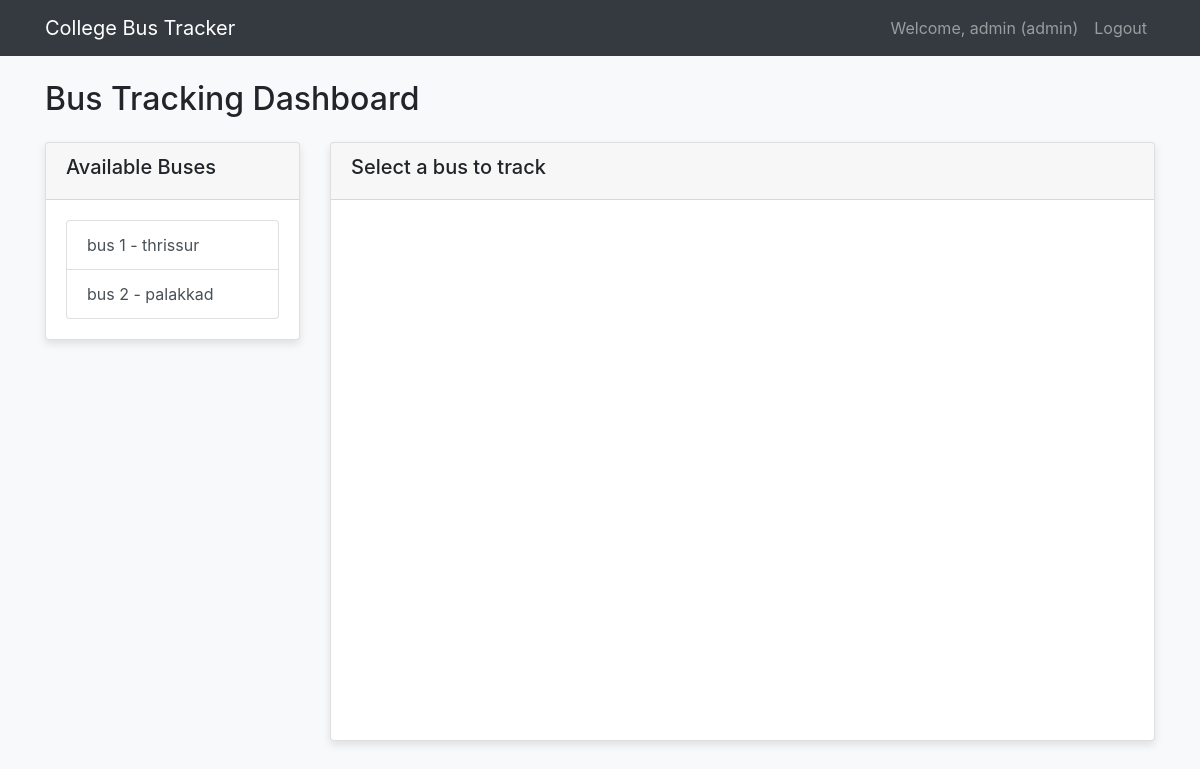
The page /dashboard (signed in) on the database its author committed.
### app.py (models this page shows)
class User(db.Model):
    id = db.Column(db.Integer, primary_key=True)
    username = db.Column(db.String(80), unique=True, nullable=False)
    password = db.Column(db.String(200), nullable=False)
    role = db.Column(db.String(20), nullable=False)  # 'student', 'parent', 'volunteer', 'admin'

class Bus(db.Model):
    id = db.Column(db.Integer, primary_key=True)
    name = db.Column(db.String(50), nullable=False)
    route = db.Column(db.String(100), nullable=False)
    locations = db.relationship('BusLocation', backref='bus', lazy=True)

### app.py (the view)
@app.route('/dashboard')
def dashboard():
    if 'user_id' not in session:
        return redirect(url_for('login'))
    user = User.query.get(session['user_id'])
    buses = Bus.query.all()
    return render_template('dashboard.html', user=user, buses=buses)

### templates/dashboard.html (shortened to what this page needs)
<!DOCTYPE html>
<html lang="en">
<head>
    <link rel="stylesheet" href="https://stackpath.bootstrapcdn.com/bootstrap/4.5.2/css/bootstrap.min.css">
    <link rel="stylesheet" href="{{ url_for('static', filename='css/style.css') }}">
</head>
<body>
    <nav class="navbar navbar-expand-lg navbar-dark bg-dark">
        <div class="container">
            <a class="navbar-brand" href="#">College Bus Tracker</a>
            <div class="collapse navbar-collapse" id="navbarNav">
                <ul class="navbar-nav ml-auto">
                    <li class="nav-item">
                        <span class="nav-link">Welcome, {{ user.username }} ({{ user.role }})</span>
                    </li>
                    <li class="nav-item">
                        <a class="nav-link" href="{{ url_for('logout') }}">Logout</a>
                    </li>
                </ul>
            </div>
        </div>
    </nav>
    <div class="container mt-4">
        <h2>Bus Tracking Dashboard</h2>
        <div class="row mt-4">
            <div class="col-md-3">
                <div class="card">
                    <div class="card-header">
                        <h5>Available Buses</h5>
                    </div>
                    <div class="card-body">
                        <div class="list-group">
                            {% for bus in buses %}
                            <button class="list-group-item list-group-item-action"
                                    onclick="trackBus({{ bus.id }}, '{{ bus.name }}')">
                                {{ bus.name }} - {{ bus.route }}
                            </button>
                            {% endfor %}
                        </div>
                    </div>
                </div>
            </div>
            <div class="col-md-9">
                <div class="card">
                    <div class="card-header">
                        <h5 id="mapTitle">Select a bus to track</h5>
                    </div>
                    <div class="card-body">
                        <div id="map"></div>
                    </div>
                </div>
            </div>
        </div>
    </div>
</body>
</html>

### static/css/style.css (style rules this page uses)
body { background-color: #f8f9fa; }
.navbar { margin-bottom: 20px; }
.card { box-shadow: 0 4px 8px rgba(0, 0, 0, 0.1); }
#map { border-radius: 5px; }

### templates/dashboard.html (style rules this page uses)
#map { height: 500px; width: 100%; }

### rows shown on the page
User: username "admin", role "admin"
Bus: name "bus 1", route "thrissur"
Bus: name "bus 2", route "palakkad"
